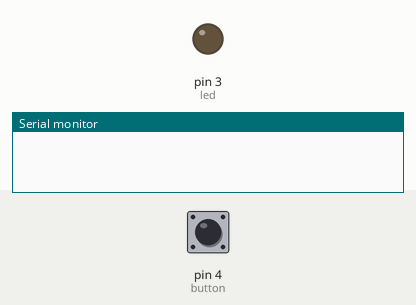
Simulated run of this sketch. Board: Arduino Uno, built with avr-gcc and run on an emulated ATmega328P. Parts: output pins drawn as LEDs (lit = HIGH), the last lines printed to the serial monitor. Inputs (shaded band) come from the test bench; at power-on: pin 4 (button) HIGH.

Above: at 1.2 s.
1.3 s: pin 4 (button) pulled LOW for 0.15 s
At 1.38 s:
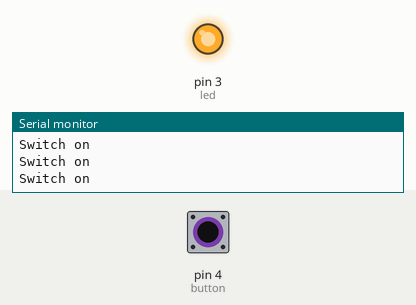
2.9 s: pin 4 (button) pulled LOW for 3.2 s
At 7.3 s:
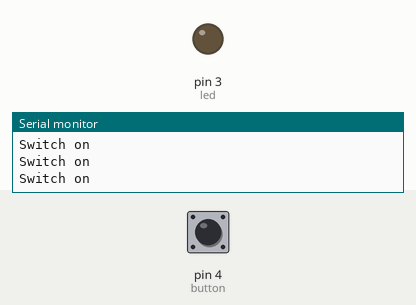
7.6 s: pin 4 (button) driven LOW
At 8.4 s:
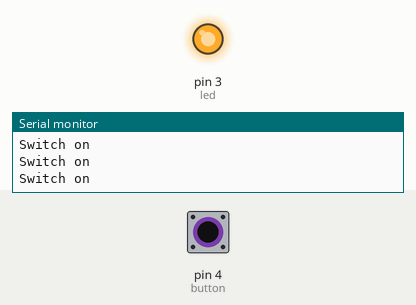
10.6 s: pin 4 (button) driven HIGH
At 11.0 s:
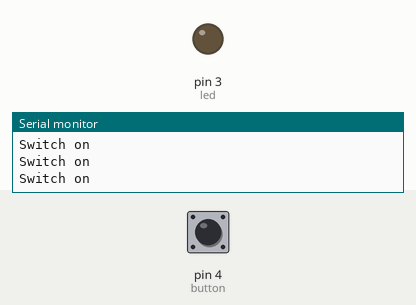
Timing chart, 0 to 13.1 s (numbered marks = the images above; inputs shaded):
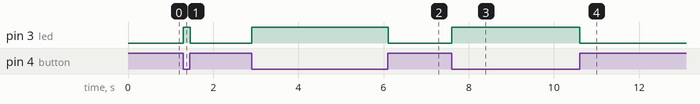

The sketch:

SwitchPullUpInternal.ino
```cpp
int led = 3; // Digital pin 3
int button = 4; // Digital pin 4

void setup() {
  Serial.begin(9600); // Turn serial monitor n
  pinMode(led, OUTPUT); // Make pin 3 an output
  pinMode(button, INPUT); // Make pin 4 an input
  digitalWrite(button, HIGH); // Turn on internal resistor
}

void loop() {
  // If switch is on turn LED on
  if (digitalRead(button) == LOW) {
    digitalWrite(led,HIGH); // Turn LED on
    Serial.println("Switch on");
  }
  else {
    digitalWrite(led,LOW); // Turn LED off
  }
}
```

Measured:
- after the input at 1.3 s, pin 3 (led): LOW → HIGH at once, → LOW 0.16 s later
- after the input at 2.9 s, pin 3 (led): LOW → HIGH at once, → LOW 3.2 s later
- after the input at 7.6 s, pin 3 (led): LOW → HIGH at once
- after the input at 10.6 s, pin 3 (led): HIGH → LOW at once
